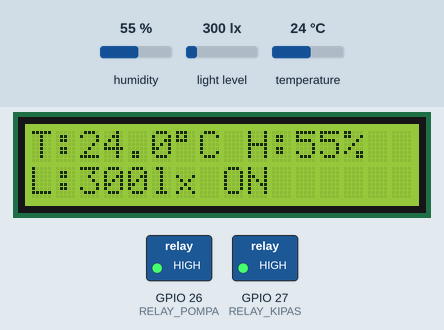
Simulated run of this sketch. Board: ESP32. Parts: 16×2 character LCD, switched loads named in the sketch (green lamp = pin HIGH). The test bench sets the inputs (shaded band); at power-on: humidity 55 %, temperature 24 °C, light level 300 lx. WiFi joins after 1.5 s; servers stay silent unless stated; a WiFi scan finds three made-up networks; uploads are accepted with an empty reply; what the sketch prints to the serial monitor is not drawn.

Above: at 6.3 s.
6.4 s: humidity set to 41 %
At 8.2 s:
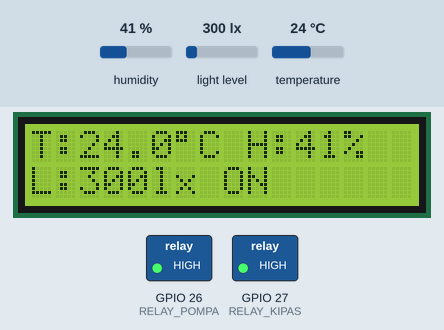
9.0 s: humidity set to 38 %
At 10.4 s:
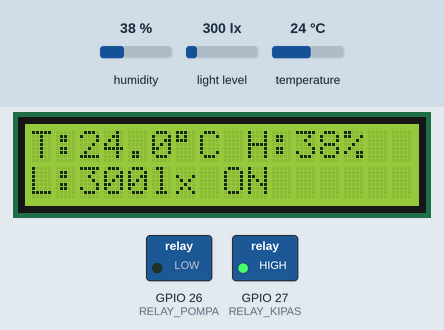
11.0 s: temperature set to 29.3 °C
At 12.6 s:
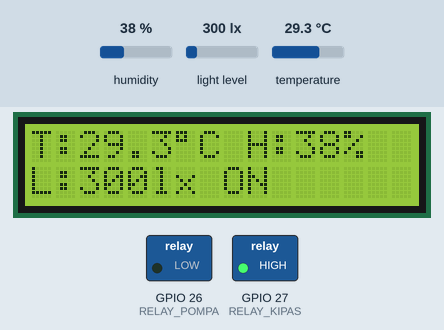
13.1 s: temperature set to 30.8 °C
At 14.8 s:
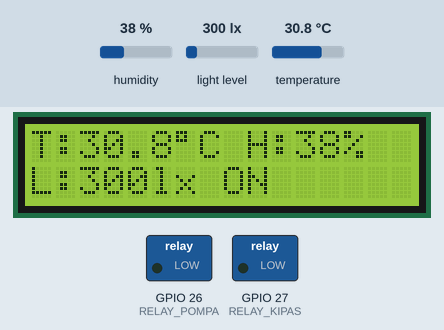
15.1 s: humidity set to 44 %
At 16.9 s:
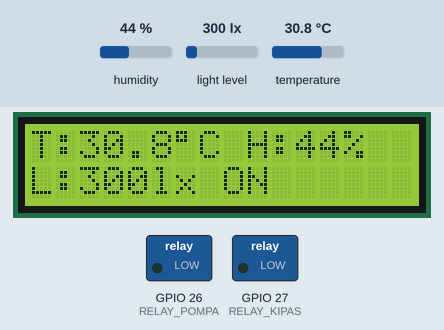
17.2 s: humidity set to 47 %
At 18.1 s:
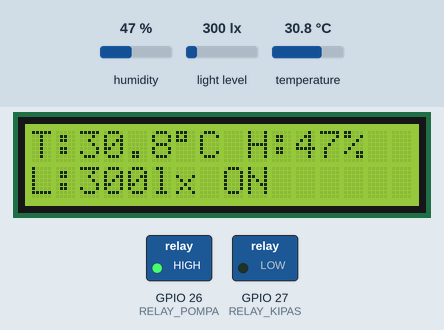
Timing chart, 0 to 20.2 s (numbered marks = the images above; inputs shaded):
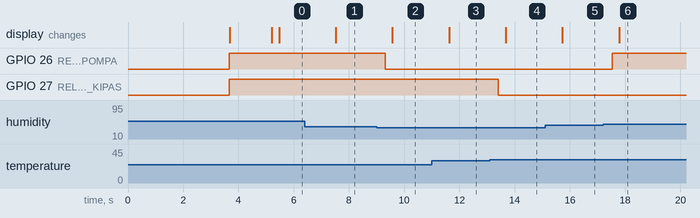

The sketch:

sketch_may14a.ino
```cpp
#include <Wire.h>
#include <LiquidCrystal_I2C.h>
#include <DHT.h>
#include <BH1750.h>
#include <WiFi.h>
#include <WiFiClientSecure.h>
#include <HTTPClient.h>

// =========================
// WIFI
// =========================
// WiFi choices (try in order; will pick a present SSID)
const char* wifiSSIDs[] = {"Adsur B20", "ades24"};
const char* wifiPasswords[] = {"adsurananda", "ngajioke"};
const int wifiCount = sizeof(wifiSSIDs) / sizeof(wifiSSIDs[0]);

// =========================
// FLASK SERVER
// =========================
const char* serverURL =
  "https://agrocermut.adsurkasur.my.id/api/sensor";

// =========================
// DHT22
// =========================
#define DHTPIN 4
#define DHTTYPE DHT22

DHT dht(DHTPIN, DHTTYPE);

// =========================
// RELAY
// =========================
#define RELAY_POMPA 26
#define RELAY_KIPAS 27

// =========================
// LCD
// =========================
LiquidCrystal_I2C lcd(0x27, 16, 2);

// =========================
// BH1750
// =========================
BH1750 lightMeter;

// =========================
// DATA SENSOR
// =========================
float suhu = 0;
float hum  = 0;
float lux  = 0;

// =========================
// THRESHOLDS & ACTUATORS
// =========================
float FAN_ON_TEMP       = 30.0;
float FAN_OFF_TEMP      = 28.0;
float PUMP_ON_HUMIDITY  = 40.0;
float PUMP_OFF_HUMIDITY = 45.0;

int fan_status  = 0;  // 0 = OFF, 1 = ON
int pump_status = 0;  // 0 = OFF, 1 = ON

unsigned long fan_last_changed  = 0;
unsigned long pump_last_changed = 0;

// =========================
// TIMER
// =========================
unsigned long lastSensor = 0;
unsigned long lastLCD = 0;
unsigned long lastHTTP = 0;
unsigned long lastWiFiRetry = 0;

// =========================
// WIFI CONNECT
// =========================
void connectWiFi() {

  // Ensure station mode and clear previous connections
  WiFi.mode(WIFI_STA);
  WiFi.disconnect(true);
  delay(100);

  // Scan for available networks and pick the first preferred SSID present
  Serial.println("Scanning for WiFi networks...");
  int n = WiFi.scanNetworks();
  Serial.printf("Scan found %d networks\n", n);

  int chosen = -1;

  // Prefer the first configured SSID (index 0)
  for (int i = 0; i < n; i++) {
    if (WiFi.SSID(i) == String(wifiSSIDs[0])) {
      chosen = 0;
      break;
    }
  }

  // If primary not found, search other configured SSIDs in order
  if (chosen == -1) {
    for (int j = 1; j < wifiCount; j++) {
      for (int i = 0; i < n; i++) {
        if (WiFi.SSID(i) == String(wifiSSIDs[j])) {
          chosen = j;
          break;
        }
      }
      if (chosen != -1) break;
    }
  }

  // Default to primary if none found
  if (chosen == -1) chosen = 0;

  Serial.print("Attempting WiFi SSID: '");
  Serial.print(wifiSSIDs[chosen]);
  Serial.println("'");

  WiFi.begin(wifiSSIDs[chosen], wifiPasswords[chosen]);

  unsigned long wifiStart = millis();

  // Give a bit more time for networks with spaces or slower AP responses
  while (
    WiFi.status() != WL_CONNECTED &&
    millis() - wifiStart < 20000
  ) {

    delay(500);
    Serial.print(".");
  }

  Serial.println("");

  if (WiFi.status() == WL_CONNECTED) {

    Serial.println("WiFi Connected");
    Serial.println(WiFi.localIP());

    // Disable WiFi sleep
    WiFi.setSleep(false);

  } else {

    Serial.println("WiFi Failed");
    Serial.println("Running Offline Mode");

    // Diagnostic: print scanned networks for debugging
    for (int i = 0; i < n; i++) {
      Serial.printf(" %d: %s (%d)\n", i + 1, WiFi.SSID(i).c_str(), WiFi.RSSI(i));
    }
  }
}

// =========================
// SETUP
// =========================
void setup() {

  // Serial for diagnostics
  Serial.begin(115200);

  // =========================
  // WIFI
  // =========================
  connectWiFi();

  // =========================
  // I2C
  // =========================
  Wire.begin(21, 22);
  // Lower I2C clock for stability
  Wire.setClock(50000);

  // =========================
  // SENSOR
  // =========================
  dht.begin();

  lightMeter.begin(BH1750::CONTINUOUS_HIGH_RES_MODE);

  // =========================
  // LCD
  // =========================
  lcd.init();
  lcd.backlight();

  // =========================
  // RELAY
  // =========================
  pinMode(RELAY_POMPA, OUTPUT);
  pinMode(RELAY_KIPAS, OUTPUT);

  // Relay OFF
  digitalWrite(RELAY_POMPA, HIGH);
  digitalWrite(RELAY_KIPAS, HIGH);

  // =========================
  // SPLASH SCREEN
  // =========================
  lcd.setCursor(0, 0);
  lcd.print("SMART FARMING");

  lcd.setCursor(0, 1);
  lcd.print("SYSTEM READY");

  delay(1500);

  // Clear once only
  lcd.clear();
}

// =========================
// LOOP
// =========================
void loop() {

  // =========================
  // WIFI AUTO RECONNECT
  // =========================
  if (
    WiFi.status() != WL_CONNECTED &&
    millis() - lastWiFiRetry >= 10000
  ) {

    lastWiFiRetry = millis();

    Serial.println(
      "Reconnecting WiFi..."
    );

    WiFi.disconnect();

    connectWiFi();
  }

  // =========================
  // SENSOR READ
  // =========================
  if (
    millis() - lastSensor >= 1000
  ) {

    lastSensor = millis();

    float t =
      dht.readTemperature();

    float h =
      dht.readHumidity();

    float l =
      lightMeter.readLightLevel();

    // =========================
    // VALIDATION
    // =========================
    if (!isnan(t)) {

      if (t > -10 && t < 80) {

        suhu = t;
      }
    }

    if (!isnan(h)) {

      if (h >= 0 && h <= 100) {

        hum = h;
      }
    }

    if (l >= 0) {

      lux = l;
    }

    // =========================
    // SERIAL
    // =========================
    Serial.printf(
      "T: %.1f C | H: %.1f %% | L: %.1f lx\n",
      suhu,
      hum,
      lux
    );
  }

  // =========================
  // FAN CONTROL (Hysteresis)
  // =========================
  if (suhu > FAN_ON_TEMP && fan_status == 0) {
    fan_status = 1;
    fan_last_changed = millis();
    digitalWrite(RELAY_KIPAS, LOW); // ON
    Serial.printf("ACTUATOR: Fan ON | Temp: %.1f > %.1f\n", suhu, FAN_ON_TEMP);
  } else if (suhu < FAN_OFF_TEMP && fan_status == 1) {
    fan_status = 0;
    fan_last_changed = millis();
    digitalWrite(RELAY_KIPAS, HIGH); // OFF
    Serial.printf("ACTUATOR: Fan OFF | Temp: %.1f < %.1f\n", suhu, FAN_OFF_TEMP);
  }

  delay(10);

  // =========================
  // PUMP CONTROL (Hysteresis)
  // =========================
  if (hum < PUMP_ON_HUMIDITY && pump_status == 0) {
    pump_status = 1;
    pump_last_changed = millis();
    digitalWrite(RELAY_POMPA, LOW); // ON
    Serial.printf("ACTUATOR: Pump ON | Hum: %.1f < %.1f\n", hum, PUMP_ON_HUMIDITY);
  } else if (hum > PUMP_OFF_HUMIDITY && pump_status == 1) {
    pump_status = 0;
    pump_last_changed = millis();
    digitalWrite(RELAY_POMPA, HIGH); // OFF
    Serial.printf("ACTUATOR: Pump OFF | Hum: %.1f > %.1f\n", hum, PUMP_OFF_HUMIDITY);
  }

  delay(10);

  // =========================
  // SEND TO FLASK (HTTPS)
  // =========================
  if (

    WiFi.status() == WL_CONNECTED &&

    millis() - lastHTTP >= 1000

  ) {

    lastHTTP = millis();

    Serial.print("WiFi status: ");
    Serial.println(WiFi.status());
    Serial.print("Local IP: ");
    Serial.println(WiFi.localIP());

    // Build JSON payload
    String jsonData = "{";
    jsonData += "\"temperature\":" + String(suhu, 1) + ",";
    jsonData += "\"humidity\":" + String(hum, 1) + ",";
    jsonData += "\"lux\":" + String(lux, 1) + ",";
    jsonData += "\"fan_status\":" + String(fan_status) + ",";
    jsonData += "\"pump_status\":" + String(pump_status) + ",";
    jsonData += "\"fan_on_temp\":" + String(FAN_ON_TEMP, 0) + ",";
    jsonData += "\"fan_off_temp\":" + String(FAN_OFF_TEMP, 0) + ",";
    jsonData += "\"pump_on_humidity\":" + String(PUMP_ON_HUMIDITY, 0) + ",";
    jsonData += "\"pump_off_humidity\":" + String(PUMP_OFF_HUMIDITY, 0);
    jsonData += "}";

    // Payload preview
    Serial.println("JSON Payload Preview:");
    Serial.println(jsonData);

    // HTTPS via secure client (Cloudflare Tunnel)
    WiFiClientSecure client;
    client.setInsecure();

    HTTPClient http;

    Serial.print("Beginning HTTPS POST to: ");
    Serial.println(serverURL);

    if (!http.begin(client, serverURL)) {
      Serial.println("HTTP.begin() failed for HTTPS URL");
    } else {

      http.addHeader("Content-Type", "application/json");

      int httpResponseCode = http.POST(jsonData);

      Serial.print("HTTPS response code: ");
      Serial.println(httpResponseCode);

      if (httpResponseCode > 0) {
        String payload = http.getString();
        if (payload.length() > 0) {
          Serial.println("HTTPS response body:");
          Serial.println(payload);
        } else {
          Serial.println("HTTPS response body: <empty>");
        }
      } else {
        Serial.print("HTTPS POST failed, code: ");
        Serial.println(httpResponseCode);
        Serial.print("Error string: ");
        Serial.println(http.errorToString(httpResponseCode));
      }

      http.end();
    }
  }

  // =========================
  // LCD UPDATE
  // =========================
  if (
    millis() - lastLCD >= 1000
  ) {

    lastLCD = millis();

    // =========================
    // LINE 1
    // =========================
    lcd.setCursor(0, 0);

    lcd.print("T:");
    lcd.print(suhu, 1);

    lcd.print((char)223);

    lcd.print("C ");

    lcd.print("H:");

    lcd.print((int)hum);

    lcd.print("% ");

    // Padding overwrite
    lcd.print(" ");

    // =========================
    // LINE 2
    // =========================
    lcd.setCursor(0, 1);

    lcd.print("L:");

    lcd.print((int)lux);

    lcd.print("lx ");

    if (
      WiFi.status() == WL_CONNECTED
    ) {

      lcd.print("ON ");

    } else {

      lcd.print("OFF");
    }

    // Padding overwrite
    lcd.print(" ");
  }

  // =========================
  // ESP32 YIELD
  // =========================
  yield();

  delay(50);
}
```

Measured:
- the behaviour switches between 40 and 39 % on humidity (found by bisection; images 1 and 2)
- the behaviour switches between 30 and 30.1 °C on temperature (found by bisection; images 3 and 4)
- the behaviour switches between 45 and 46 % on humidity (found by bisection; images 5 and 6)
- after the input at 6.4 s, the display: changes after 1.1 s (image 1)
- after the input at 9.0 s, GPIO 26 (RELAY_POMPA): HIGH → LOW after 0.31 s; the display: changes after 0.57 s (image 2)
- after the input at 11.0 s, the display: changes after 0.62 s (image 3)
- after the input at 13.1 s, GPIO 27 (RELAY_KIPAS): HIGH → LOW after 0.31 s; the display: changes after 0.58 s (image 4)
- after the input at 15.1 s, the display: changes after 0.63 s (image 5)
- after the input at 17.2 s, GPIO 26 (RELAY_POMPA): LOW → HIGH after 0.32 s; the display: changes after 0.58 s (image 6)
